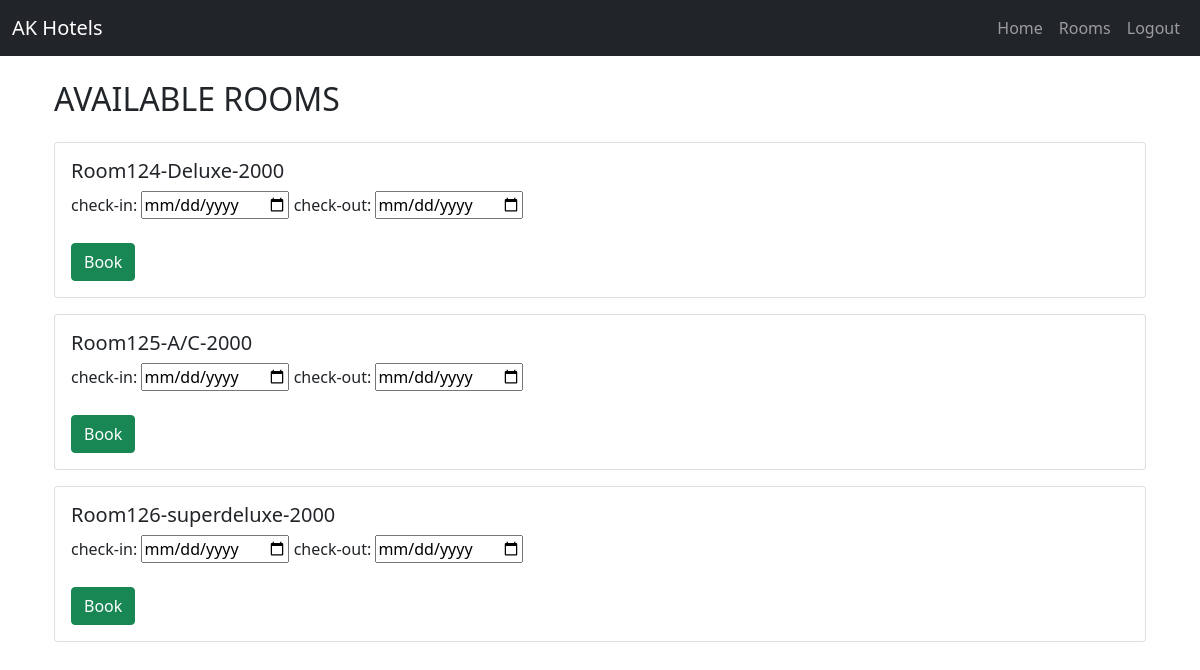
The app's page /rooms/ (signed in) with its own data.
### application/models.py (models this page shows, shortened)
class Room(models.Model):
    room_number=models.IntegerField()
    room_type=models.CharField(max_length=100)
    price=models.IntegerField()
    available=models.BooleanField(default=True)

### application/views.py (the view)
# urls.py: path('rooms/',views.rooms,name='rooms'),
def rooms(request):
        rooms_list= Room.objects.filter(available=True)
        return render(request,'rooms.html',{'rooms':rooms_list})

### templates/rooms.html (shortened to what this page needs)
{% extends 'base.html' %}
{% block content %}
<div class="container mt-4">
    <h2 class="mb-4">AVAILABLE ROOMS</h2>
    {% for room in rooms %}
        <div class= "card mb-3 p-3" >
            <h5>Room{{room.room_number}}-{{room.room_type}}-{{room.price}}</h5>
            {% if user.is_authenticated %}
                <form method="POST" action="{% url 'book_room' room.id %}">
                    <label>check-in:</label>
                    <input type="date" name="check_in"required>
                    <label>check-out:</label>
                    <input type="date" name="check_out"required><br><br>
                    <button type="submit" class="btn btn-success">Book</button>
                </form>
        {% else %}
            <p class="text-danger">
                please<a href="{% url 'login' %}">login</a>to book this room
            </p>
            {% endif %}
        </div>
        {% empty %}
            <p>SORRY! NO ROOMS AVAILABLE</p>
</div>
{% endfor %}
{% endblock %}

### records on screen
Room: room_number "124", room_type "Deluxe", price "2000"
Room: room_number "125", room_type "A/C", price "2000"
Room: room_number "126", room_type "superdeluxe", price "2000"
